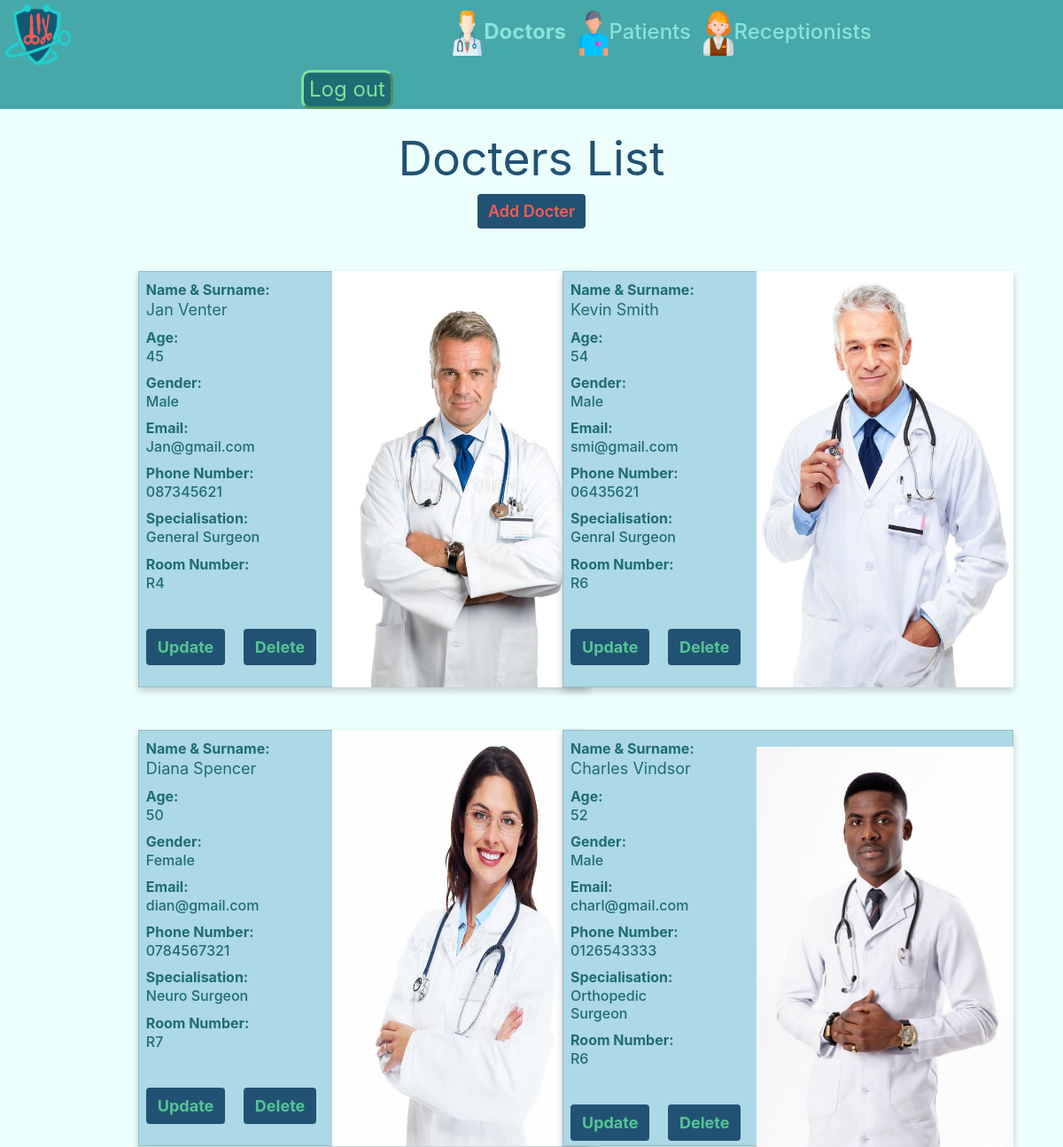
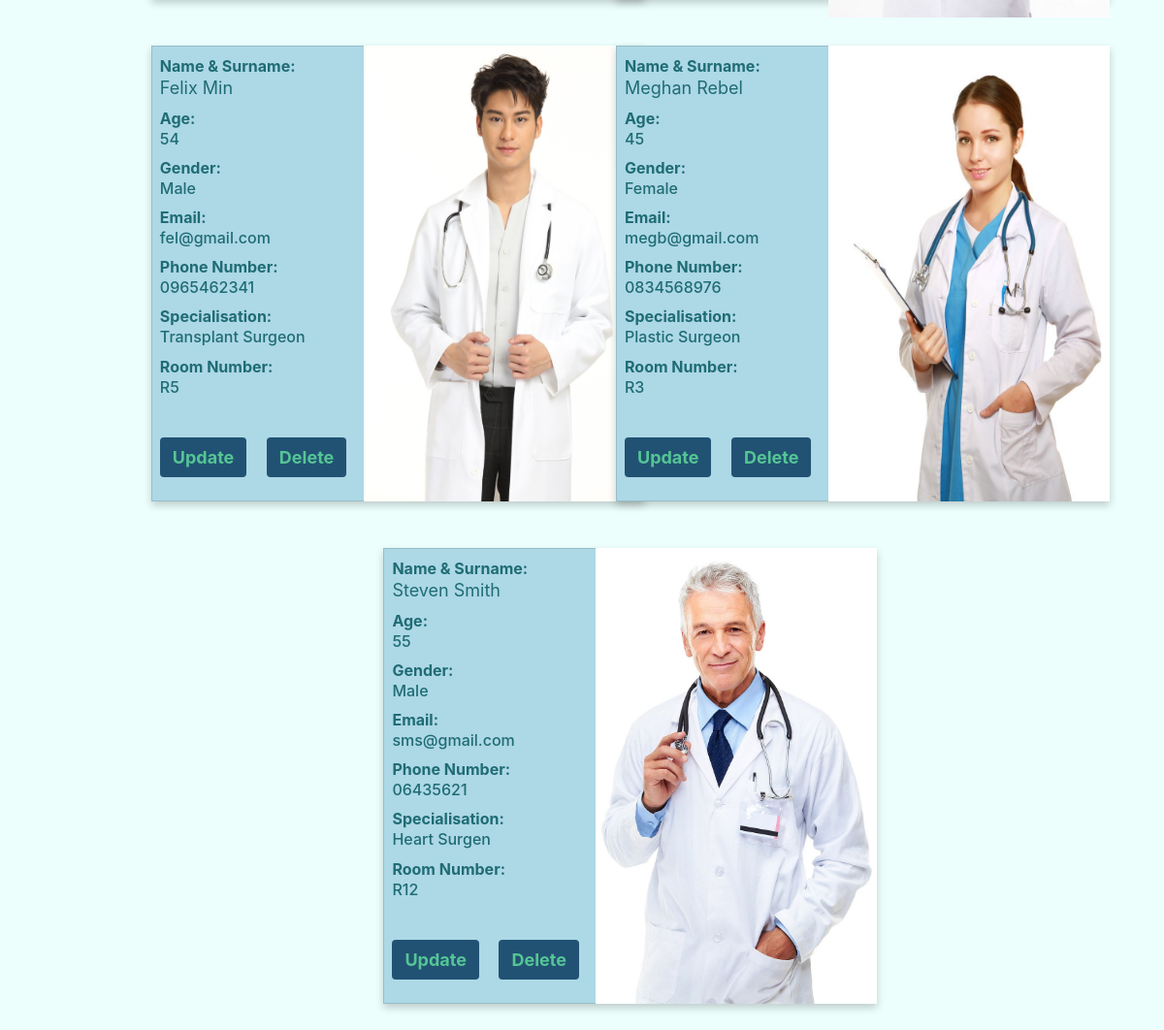
The page /docter_page/docters.php on the database its author committed (2 pictures, top to bottom).
### tables this page shows
CREATE TABLE `docters` (
  `ID` int(11) NOT NULL,
  `Name` varchar(25) NOT NULL,
  `Surname` varchar(25) NOT NULL,
  `Age` int(11) NOT NULL,
  `Gender` varchar(10) NOT NULL,
  `Email` varchar(25) NOT NULL,
  `Password` varchar(11) NOT NULL,
  `Phone_Number` varchar(11) NOT NULL,
  `Specialisation` varchar(30) NOT NULL,
  `Room_Number` varchar(11) NOT NULL,
  `Profile_pic` varchar(25) NOT NULL
);

### docter_page/doc_read.php (the view, shortened to what this page needs)
<?php
    include '../db.php';
    $sql_test = "SELECT * FROM receptionists WHERE SignIn_ID = '1'";
    $result_test = $conn->query($sql_test);
    while ($row_test = $result_test->fetch_assoc()) {
        if ($row_test['Rank'] == 'Master') {
            $SuperUser_Global = true;
        } else if ($row_test['Rank'] == 'General') {
            $SuperUser_Global = false;
        }
    }
    $sql= "SELECT * FROM docters";
    $result = $conn->query($sql);
    if ($SuperUser_Global == true) {
        while($row = $result->fetch_assoc()) {
            echo '<div class="col-5">';
            echo '<div class="card" style="box-shadow: 0 4px 8px 0 rgba(0,0,0,0.2);border-radius: 0px;background-color: lightBlue; width: 509px; height: 470px;">';
            echo '<div style="width: 170px;">';
            echo '<form class="form-inline m-2" action="update.php" method="POST">';
            echo '<label for="name" style="font-weight: bold;color: #1F6C74;">Name & Surname:</label>';
            echo '<h1 style="color: #1F6C74;font-size: large;font-weight: 400;width: 140px;">' . $row['Name'] . ' ' . $row['Surname'] . '</h1>';
            echo '<label for="name" style="font-weight: bold;color: #1F6C74;">Age:</label>';
            echo '<h1 style="color: #1F6C74;font-size: medium;width: 140px;">' . $row['Age'] . '</h1>';
            echo '<label for="name" style="font-weight: bold;color: #1F6C74;">Gender:</label>';
            echo '<h1 style="color: #1F6C74;font-size: medium;width: 140px;">' . $row['Gender'] . '</h1>';
            echo '<label for="name" style="font-weight: bold;color: #1F6C74;">Email:</label>';
            echo '<h1 style="color: #1F6C74;font-size: medium;width: 140px;">' . $row['Email'] . '</h1>';
            echo '<label for="name" style="font-weight: bold;color: #1F6C74;">Phone Number:</label>';
            echo '<h1 style="color: #1F6C74;font-size: medium;width: 140px;">' . $row['Phone_Number'] . '</h1>';
            echo '<label for="name" style="font-weight: bold;color: #1F6C74;">Specialisation:</label>';
            echo '<h1 style="color: #1F6C74;font-size: medium;width: 160px;">' . $row['Specialisation'] . '</h1>';
            echo '<label for="name" style="font-weight: bold;color: #1F6C74;">Room Number:</label>';
            echo '<h1 style="color: #1F6C74;font-size: medium;width: 140px;">' . $row['Room_Number'] . '</h1>';
            echo '<img src="../img/'.$row['Profile_pic'].'" style="margin-left: 210px;margin-top: -370px;width: 290px; height: 470px;">';
            echo '<a class="btn" href="list_view.php?id=' . $row['ID'] . '" role="button" style="margin-top: -90px;background-color: #215273;color: #55C595;font-size: large;font-weight: bold;">Update</a>';
            echo '<a class="btn" href="delete.php?id=' . $row['ID'] . '" role="button" style="margin-top: -90px;margin-left: 110px;background-color: #215273;color: #55C595;font-size: large;font-weight: bold;">Delete</a>';
            echo '</form>';
            echo '</div>';
            echo '</div>';
            echo '</div>';
        }
    }else if ($SuperUser_Global == false) {
        while($row = $result->fetch_assoc()) {
            echo '<div class="col-5">';
            echo '<div class="card" style="box-shadow: 0 4px 8px 0 rgba(0,0,0,0.2);border-radius: 0px;background-color: lightBlue; width: 509px; height: 470px;">';
            echo '<div style="width: 170px;">';
            echo '<form class="form-inline m-2" action="update.php" method="POST">';
            echo '<label for="name" style="font-weight: bold;color: #1F6C74;">Name & Surname:</label>';
            echo '<h1 style="color: #1F6C74;font-size: large;font-weight: 400;width: 140px;">' . $row['Name'] . ' ' . $row['Surname'] . '</h1>';
            echo '<label for="name" style="font-weight: bold;color: #1F6C74;">Age:</label>';
            echo '<h1 style="color: #1F6C74;font-size: medium;width: 140px;">' . $row['Age'] . '</h1>';
            echo '<label for="name" style="font-weight: bold;color: #1F6C74;">Gender:</label>';
            echo '<h1 style="color: #1F6C74;font-size: medium;width: 140px;">' . $row['Gender'] . '</h1>';
            echo '<label for="name" style="font-weight: bold;color: #1F6C74;">Email:</label>';
            echo '<h1 style="color: #1F6C74;font-size: medium;width: 140px;">' . $row['Email'] . '</h1>';
            echo '<label for="name" style="font-weight: bold;color: #1F6C74;">Phone Number:</label>';
            echo '<h1 style="color: #1F6C74;font-size: medium;width: 140px;">' . $row['Phone_Number'] . '</h1>';
            echo '<label for="name" style="font-weight: bold;color: #1F6C74;">Specialisation:</label>';
            echo '<h1 style="color: #1F6C74;font-size: medium;width: 160px;">' . $row['Specialisation'] . '</h1>';
            echo '<label for="name" style="font-weight: bold;color: #1F6C74;">Room Number:</label>';
            echo '<h1 style="color: #1F6C74;font-size: medium;width: 140px;">' . $row['Room_Number'] . '</h1>';
            echo '<input type="hidden" name="id" value="'.$row['ID'].'">';
            echo '<img src="../img/'.$row['Profile_pic'].'" style="margin-left: 210px;margin-top: -370px;width: 290px; height: 470px;">';
            echo '</form>';
            echo '</div>';
            echo '</div>';
            echo '</br>';
            echo '</br>';
            echo '</div>';
        }
    }
?>

### docter_page/docters.php (shortened to what this page needs)
<!DOCTYPE html>
<html lang="en">
    <head>
        <link rel="stylesheet" href="https://maxcdn.bootstrapcdn.com/bootstrap/4.5.2/css/bootstrap.min.css">
        <link rel="stylesheet" href="..\style.css">
    </head>
    <body style="background-color:#ECFFFD;">
        <div class="topnav">
            <a href="..\appointment_page\appointment.php" style="margin-left: 0px;"><img src="..\img\dv logo.png" alt="logo" height="79" style="padding: 5px;"></a>
            <a href="docters.php" style="margin-left: 420px;font-size: 18pt;font-weight: bold;color: #87E4DA;text-decoration-line: none;"><img src="..\img\icon_doc.png" alt="doc" height="51">Doctors</a>
            <a href="..\patient_page\patients.php" style="margin-left: 10px;font-size: 18pt;font-weight: 500;color: #87E4DA;text-decoration-line: none;"><img src="..\img\icon_pat.png" alt="pat" height="51">Patients</a>
            <a href="..\receptionist_page\receptionist.php" style="margin-left: 10px;font-size: 18pt;font-weight: 500;color: #87E4DA;text-decoration-line: none;"><img src="..\img\icon_recept.png" alt="pat" height="51">Receptionists</a>
            <a href="..\logout.php"  style="margin-left: 340px;">
                <button style="border-radius: 10px; background-color: #1F6C74;border-color: #7CE495;color: #7CE495;border-width: 3px;font-size: 18pt;">
                    Log out
                </button>
            </a>
        </div>
        <div style="text-align: center;">
            <h1 style="color: #215273; font-size: 40pt; font-weight: 400;">Docters List</h1>
            <?php include 'doc_bt_read.php'; ?>
        </div>
        <div style="margin-left: 60px;margin-right: 20px;">
        <div class="row justify-content-center">
            <?php include 'doc_read.php'; ?>
        </div>
        </div>
    </body>
</html>

### docter_page/doc_bt_read.php (shortened to what this page needs)
<?php
    include '../db.php';
    $sql_test = "SELECT * FROM receptionists WHERE SignIn_ID = '1'";
    $result_test = $conn->query($sql_test);
    while ($row_test = $result_test->fetch_assoc()) {
        if ($row_test['Rank'] == 'Master') {
            $SuperUser_Global = true;
        } else if ($row_test['Rank'] == 'General') {
            $SuperUser_Global = false;
        }
    }
    $sql= "SELECT * FROM docters";
    $result = $conn->query($sql);
    if ($SuperUser_Global == true) {
        if($row = $result->fetch_assoc()) {
            echo '<a class="btn" href="create_docters.php" role="button" style="border: none;background-color: #215273;color: #FE5955;font-size: large;font-weight: 600;">';
            echo 'Add Docter';
            echo '</a>';
        }
    }else if ($SuperUser_Global == false) {
        if($row = $result->fetch_assoc()) {
            echo '';
        }
    }
?>

### style.css (style rules this page uses)
.topnav { background-color: #46A8A9; }

### rows shown on the page
docters: Name "Jan", Surname "Venter", Age "45", Gender "Male", Email "Jan@gmail.com", Phone_Number "087345621", Specialisation "General Surgeon", Room_Number "R4", Profile_pic (picture)
docters: Name "Kevin", Surname "Smith", Age "54", Gender "Male", Email "smi@gmail.com", Phone_Number "06435621", Specialisation "Genral Surgeon", Room_Number "R6", Profile_pic (picture)
docters: Name "Diana", Surname "Spencer", Age "50", Gender "Female", Email "dian@gmail.com", Phone_Number "0784567321", Specialisation "Neuro Surgeon", Room_Number "R7", Profile_pic (picture)
docters: Name "Charles", Surname "Vindsor", Age "52", Gender "Male", Email "charl@gmail.com", Phone_Number "0126543333", Specialisation "Orthopedic Surgeon", Room_Number "R6", Profile_pic (picture)
docters: Name "Felix", Surname "Min", Age "54", Gender "Male", Email "fel@gmail.com", Phone_Number "0965462341", Specialisation "Transplant Surgeon", Room_Number "R5", Profile_pic (picture)
docters: Name "Meghan", Surname "Rebel", Age "45", Gender "Female", Email "megb@gmail.com", Phone_Number "0834568976", Specialisation "Plastic Surgeon", Room_Number "R3", Profile_pic (picture)
docters: Name "Steven", Surname "Smith", Age "55", Gender "Male", Email "sms@gmail.com", Phone_Number "06435621", Specialisation "Heart Surgen", Room_Number "R12", Profile_pic (picture)
